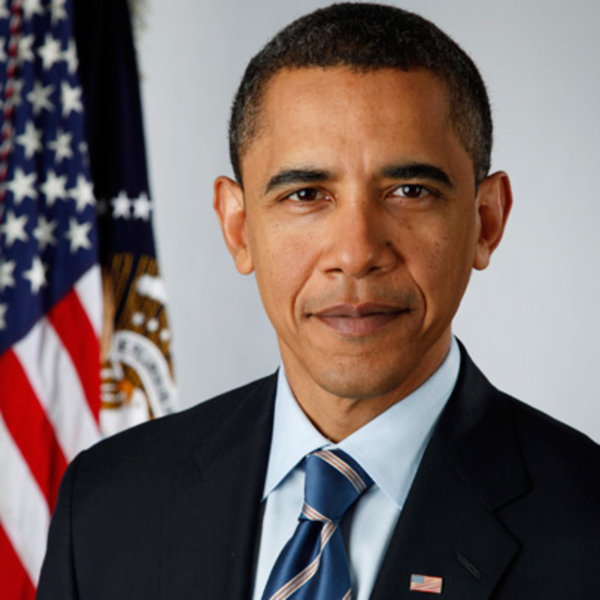
#> input picture ImageFundamentals/data/obama.jpg, 1200 x 1200 px (shown at 1/2 size)
$ jupyter execute 'Resizing and Interpolation.ipynb'
#> lines starting #> are read from the running program, lines starting #| are printed output that depends on the picture
[cell 1]
import cv2
import numpy as np
from matplotlib import pyplot as plt

[cell 2]
def displayImage(image, title):
    plt.imshow(image)
    plt.title(title)
    plt.show()

[cell 3]
#load image from disk
image = cv2.imread("./data/obama.jpg")
#> image is the input picture: shape (1200, 1200, 3); mean B, G, R 99.8, 102.3, 116.3
displayImage(image, "original")

[cell 4]
#Resizing Width without preserving aspect ratio
dimNewImage = (200, image.shape[1])
#> dimNewImage = (200, 1200)
# perform the actual resizing of the image
resizedImage = cv2.resize(image, dimNewImage, interpolation=cv2.INTER_AREA)
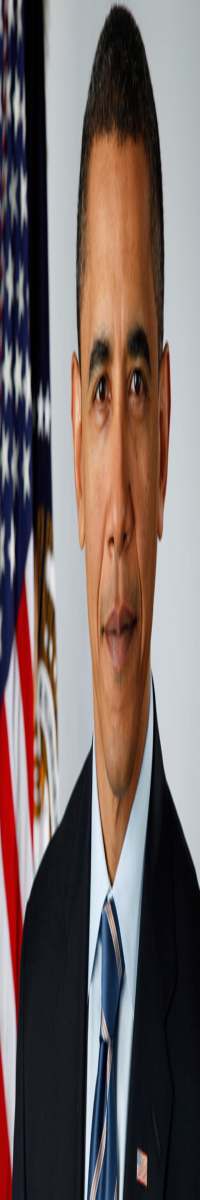
#> resizedImage: shape (1200, 200, 3); mean B, G, R 99.8, 102.3, 116.3
displayImage(resizedImage,"Reduced width to 200")

[cell 5]
#Resizing Width with preserving aspect ratio
reSizedHeight = 200.0 * image.shape[0] / image.shape[1]
#> reSizedHeight = 200
dimNewImage = (200, int(reSizedHeight))
#> dimNewImage = (200, 200)
# perform the actual resizing of the image
resizedImage = cv2.resize(image, dimNewImage, interpolation=cv2.INTER_AREA)
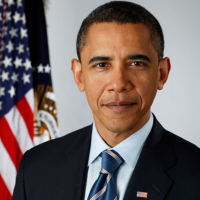
#> resizedImage: shape (200, 200, 3); mean B, G, R 99.8, 102.3, 116.3
displayImage(resizedImage,"Reduced width to 200")

[cell 6]
#Resizing Height without preserving aspect ratio
dimNewImage = (image.shape[0],100)
#> dimNewImage = (1200, 100)
# perform the actual resizing of the image
resizedImage = cv2.resize(image, dimNewImage, interpolation=cv2.INTER_AREA)
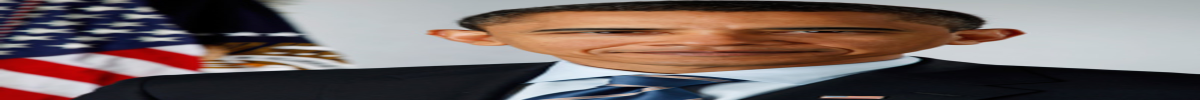
#> resizedImage: shape (100, 1200, 3); mean B, G, R 99.8, 102.3, 116.3
displayImage(resizedImage,"Reduced height to 100")

[cell 7]
#Resizing height with preserving aspect ratio
reSizedWidth = 150.0 * image.shape[1] / image.shape[0]
#> reSizedWidth = 150
dimNewImage = (int(reSizedWidth),150)
#> dimNewImage = (150, 150)
# perform the actual resizing of the image
resizedImage = cv2.resize(image, dimNewImage, interpolation=cv2.INTER_AREA)
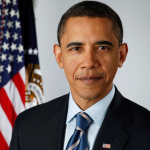
#> resizedImage: shape (150, 150, 3); mean B, G, R 99.8, 102.3, 116.3
displayImage(resizedImage,"Reduced height to 150")

### Interpolation

[cell 8]
image = cv2.imread("./data/nature_image.jpg")
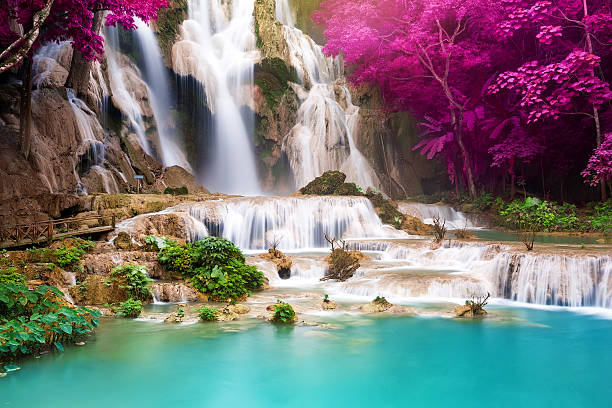
#> input picture ImageFundamentals/data/nature_image.jpg, 612 x 408 px
#> image is the input picture: shape (408, 612, 3); mean B, G, R 119.6, 118.8, 120.3
displayImage(image, "original")

[cell 9]
# construct the list of interpolation methods
methods = [
    ("cv2.INTER_NEAREST", cv2.INTER_NEAREST),
    ("cv2.INTER_LINEAR", cv2.INTER_LINEAR),
    ("cv2.INTER_AREA", cv2.INTER_AREA),
    ("cv2.INTER_CUBIC", cv2.INTER_CUBIC),
    ("cv2.INTER_LANCZOS4", cv2.INTER_LANCZOS4)]

# loop over the interpolation methods
for (name, method) in methods:
    # increase the size of the image by 3x using the current interpolation
    # method
    print("name: {} method:{}".format(name, method))
    reSizedHeight = 400.0 * image.shape[0] / image.shape[1]
    dimNewImage = (400, int(reSizedHeight))
    # perform the actual resizing of the image
    resizedImage = cv2.resize(image, dimNewImage, interpolation=method)
    displayImage(resizedImage,"Method: {}".format(name))
#> this loop made 5 passes
#> pass 1, `resizedImage = cv2.resize(image, dimNewImage, interpolation=method)`:
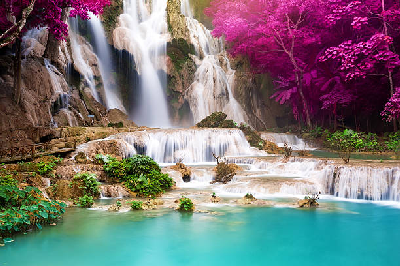
#> resizedImage: shape (266, 400, 3); mean B, G, R 119.5, 118.6, 120.4
#> pass 2, `resizedImage = cv2.resize(image, dimNewImage, interpolation=method)`:
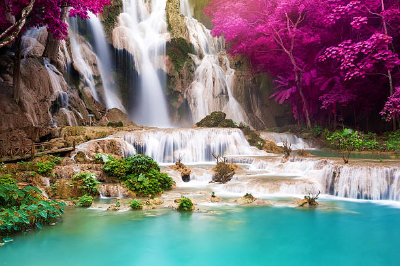
#> resizedImage: shape (266, 400, 3); mean B, G, R 119.5, 118.7, 120.1

[cell 10]
# construct the list of interpolation methods
methods = [
    ("cv2.INTER_NEAREST", cv2.INTER_NEAREST),
    ("cv2.INTER_LINEAR", cv2.INTER_LINEAR),
    ("cv2.INTER_AREA", cv2.INTER_AREA),
    ("cv2.INTER_CUBIC", cv2.INTER_CUBIC),
    ("cv2.INTER_LANCZOS4", cv2.INTER_LANCZOS4)]

# loop over the interpolation methods
for (name, method) in methods:
    # increase the size of the image by 3x using the current interpolation
    # method
    print("name: {} method:{}".format(name, method))
    reSizedHeight = 800.0 * image.shape[0] / image.shape[1]
    dimNewImage = (800, int(reSizedHeight))
    # perform the actual resizing of the image
    resizedImage = cv2.resize(image, dimNewImage, interpolation=method)
    displayImage(resizedImage,"Method: {}".format(name))
#> this loop made 5 passes
#> pass 1, `resizedImage = cv2.resize(image, dimNewImage, interpolation=method)`:
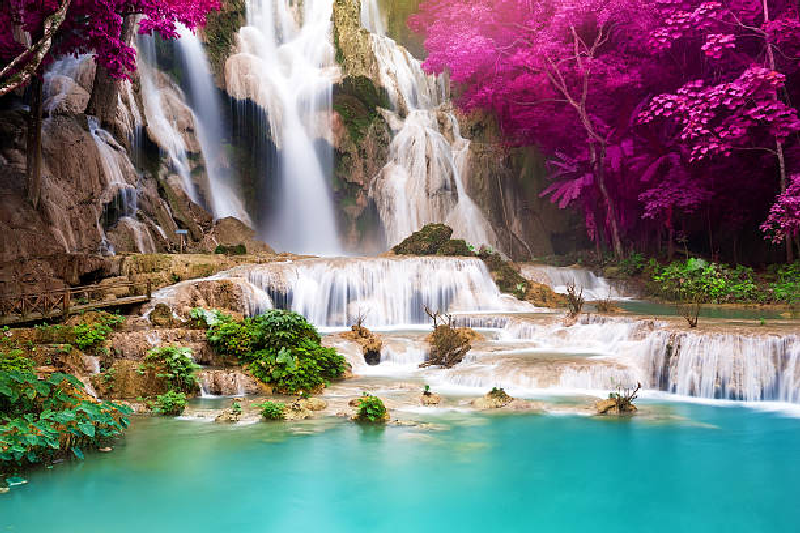
#> resizedImage: shape (533, 800, 3); mean B, G, R 119.5, 118.6, 120.3
#> pass 2, `resizedImage = cv2.resize(image, dimNewImage, interpolation=method)`:
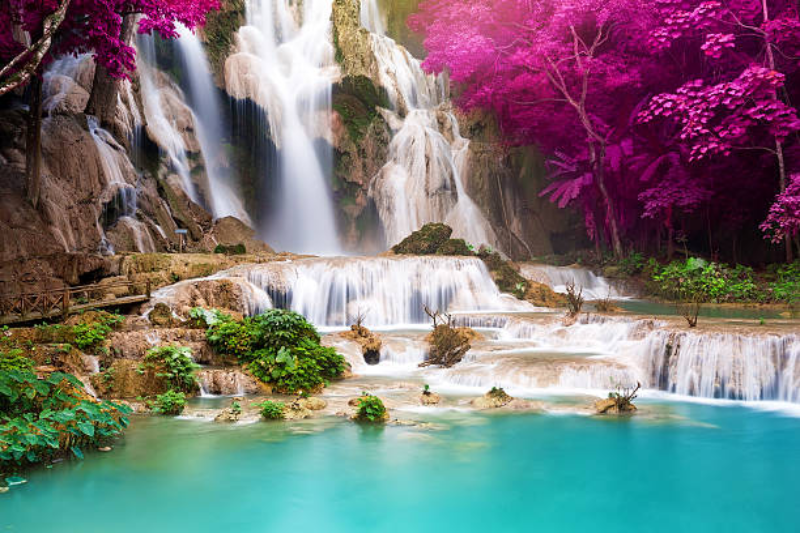
#> resizedImage: shape (533, 800, 3); mean B, G, R 119.5, 118.6, 120.1
